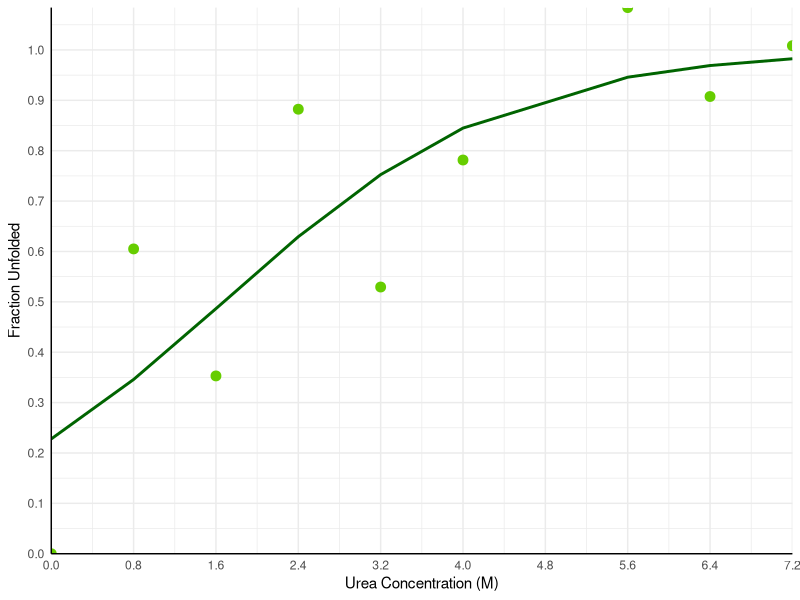
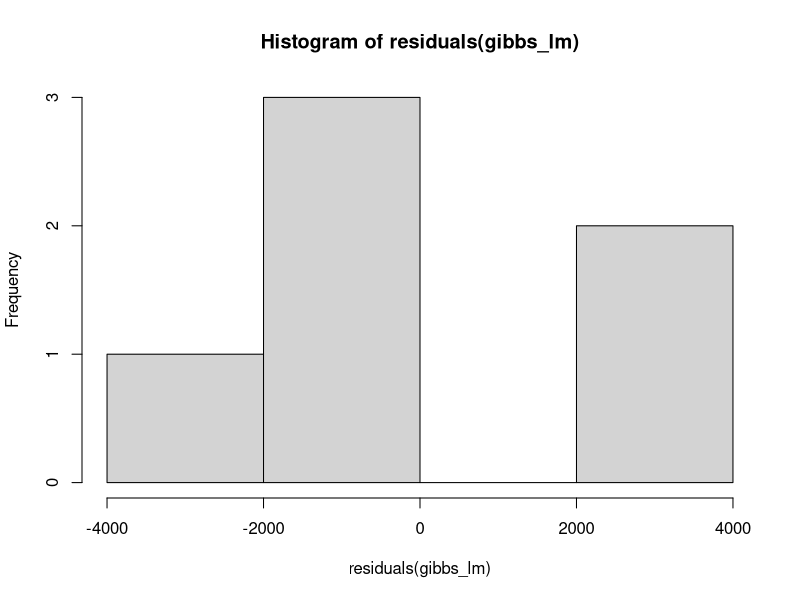
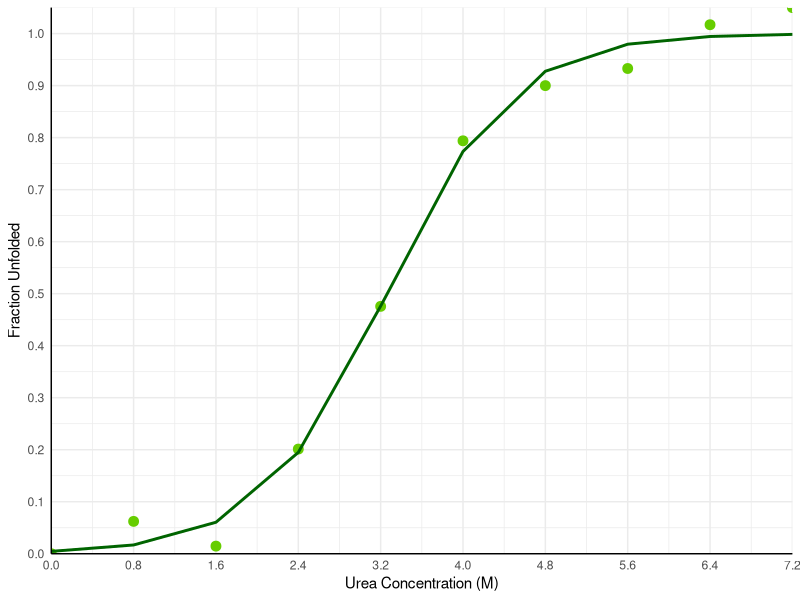
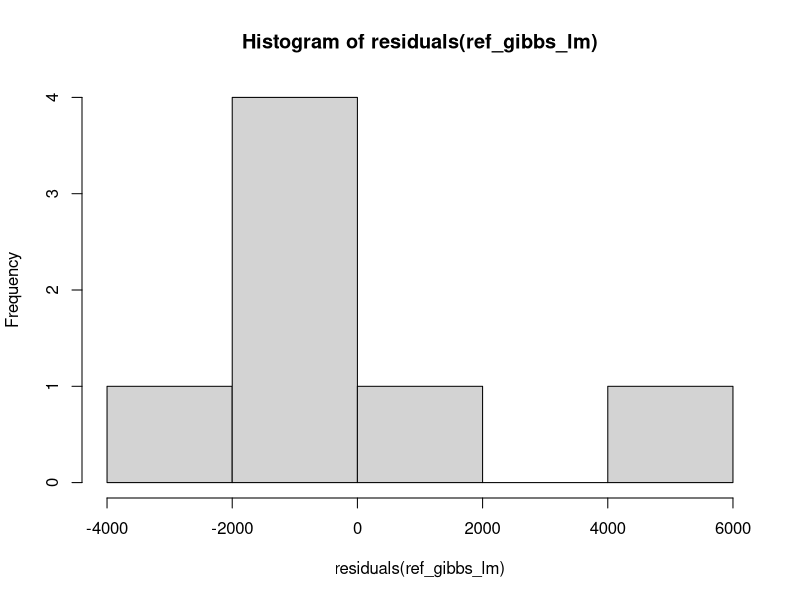
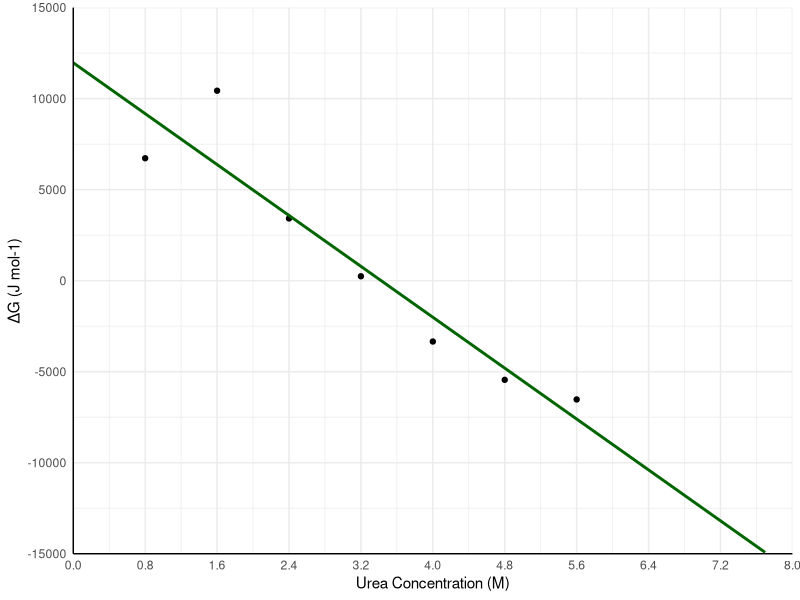
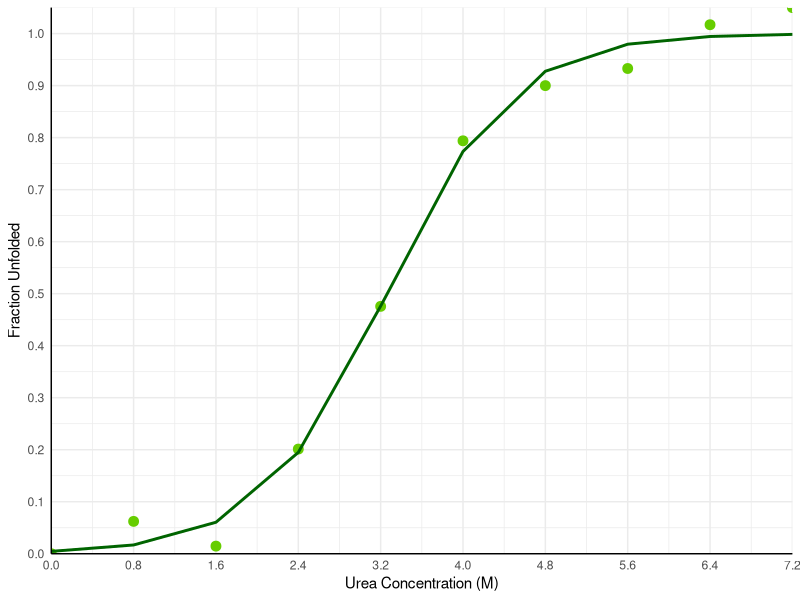
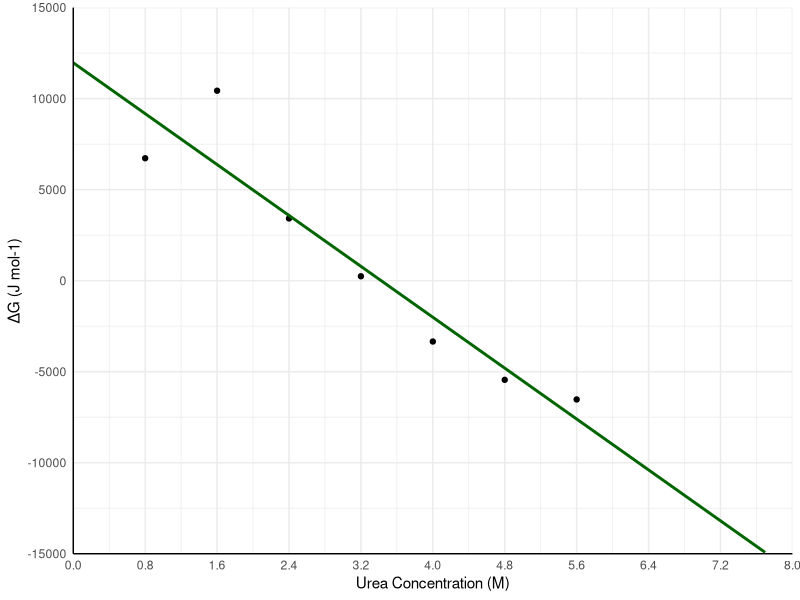

Generate these figures, in order, with R:
## ---- chunk 1
abs_table <- read.csv("../data/exp_data.csv")
unfolded_abs <- mean(abs_table$Average[8:10]) # Assigning the average of 8x-10x as the absorbance of the unfolded state
native_abs <- abs_table$Average[1] # Assigning 1x as the absorbance of the native state
abs_table$fraction_unfolded <- 1 - (abs_table$Average - unfolded_abs)/(native_abs-unfolded_abs)

abs_table
## ---- chunk 2
processed_abs <- abs_table[c(1:6,8:10),c(1,2,6,7)]
processed_abs
## ---- chunk 3
library(minpack.lm)

sigmoidal_fit <- nlsLM(
  fraction_unfolded ~ 1 / (1 + exp(-m * (Final_urea_concentration - dfifty))),
  data = processed_abs,
  start = list(m = 0.1, dfifty = median(processed_abs$Final_urea_concentration))
)


summary(sigmoidal_fit)
## ---- chunk 4
library(ggplot2)

ggplot(data = processed_abs, aes(x = Final_urea_concentration, y = fraction_unfolded)) +
  geom_point(color = "chartreuse3", size = 3) +  # Scatter plot of data points
  theme_minimal()+
  theme(axis.line = element_line(color = "black",
                                 linewidth = 0.5,
                                 linetype = 1),
        
        )+
  
  geom_line(aes(y = predict(sigmoidal_fit)), color = "dark green", size = 1) +  # Fitted curve
  labs(
    x = "Urea Concentration (M)",
    y = "Fraction Unfolded"
  )+
  scale_y_continuous(breaks = seq(0, 1, by = 0.1), expand = c(0,0))+
  scale_x_continuous(breaks = seq(0, 8, by = 0.8), expand = c(0,0))

  

## ---- chunk 5
R <- 8.314  # J/(mol*K)
T <- 298.15 # Biochemical standard state (298.15 K)
abs_table$K <- abs_table$fraction_unfolded/(1-abs_table$fraction_unfolded)
abs_table$dGibbs <- -R*T*log(abs_table$K)
gibbs_processed <- subset(abs_table, !is.na(abs_table$dGibbs) & !is.infinite(abs_table$dGibbs)) #filtering NaN and infinite values
gibbs_processed
## ---- chunk 6

gibbs_lm <- lm(dGibbs~Final_urea_concentration, data = gibbs_processed)
summary(gibbs_lm)
## ---- chunk 7
hist(residuals(gibbs_lm))
## ---- chunk 8
reference_data <- read.csv("../data/ref_data.csv")

ref_unfolded_abs <- mean(reference_data$Absorbance395[8:10]) # Assigning the average of 8x-10x as the absorbance of the unfolded state
ref_native_abs <- reference_data$Absorbance395[1] # Assigning 1x as the absorbance of the native state
reference_data$fraction_unfolded <- 1 - (reference_data$Absorbance395 - ref_unfolded_abs)/(ref_native_abs-ref_unfolded_abs)


ref_sigmoidal_fit <- nlsLM(
  fraction_unfolded ~ 1 / (1 + exp(-m * (Final_urea_concentration - dfifty))),
  data = reference_data,
  start = list(m = 0.1, dfifty = median(reference_data$Final_urea_concentration))
)
summary(ref_sigmoidal_fit)

## ---- chunk 9
q2_concs <- c(2, 4, 6)

df_q2_concs <- data.frame(
  Final_urea_concentration = q2_concs
)

predict(ref_sigmoidal_fit, newdata = df_q2_concs) #Refernce dataset predictions

## ---- chunk 10
predict(sigmoidal_fit, newdata = df_q2_concs) #Experimental dataset predictions
## ---- chunk 11
library(ggplot2)

ggplot(data = reference_data, aes(x = Final_urea_concentration, y = fraction_unfolded)) +
  geom_point(color = "chartreuse3", size = 3) +  # Scatter plot of data points
  theme_minimal()+
  theme(axis.line = element_line(color = "black",
                                 linewidth = 0.5,
                                 linetype = 1),
        
        )+
  
  geom_line(aes(y = predict(ref_sigmoidal_fit)), color = "dark green", size = 1) +  # Fitted curve
  labs(
    x = "Urea Concentration (M)",
    y = "Fraction Unfolded"
  )+
  scale_y_continuous(breaks = seq(0, 1, by = 0.1), expand = c(0,0))+
  scale_x_continuous(breaks = seq(0, 8, by = 0.8), expand = c(0,0))
ggsave("../results/ref_denaturation_curve.png", height = 7.47, width = 8.69, units = "cm")

## ---- chunk 12
reference_data$K <- reference_data$fraction_unfolded/(1-reference_data$fraction_unfolded)
reference_data$dGibbs <- -R*T*log(reference_data$K)
ref_gibbs_processed <- subset(reference_data, !is.na(reference_data$dGibbs) & !is.infinite(reference_data$dGibbs))
ref_gibbs_processed
ref_gibbs_lm <- lm(dGibbs~Final_urea_concentration, data = ref_gibbs_processed)
summary(ref_gibbs_lm)
confint(ref_gibbs_lm)

## ---- chunk 13
hist(residuals(ref_gibbs_lm))
## ---- chunk 14
ggplot(data = ref_gibbs_processed) + aes(x = Final_urea_concentration, y = dGibbs) + geom_point() + geom_smooth(method = "lm", se = FALSE, fullrange = TRUE, color = "dark green") + 
  theme_minimal()+
  theme(axis.line = element_line(color = "black",
                                 linewidth = 0.5,
                                 linetype = 1))+
  labs(x = "Urea Concentration (M)",y = "ΔG (J mol-1)")+
  scale_x_continuous(limits=c(0, 8), breaks=seq(0,8,0.8))+
  scale_y_continuous(limits=c(-15000, 15000), breaks=seq(-15000, 15000, 5000))+
  coord_cartesian(expand = FALSE)  

ggsave("../results/ref_gibbs.png", height = 7.47, width = 8.69, units = "cm")
